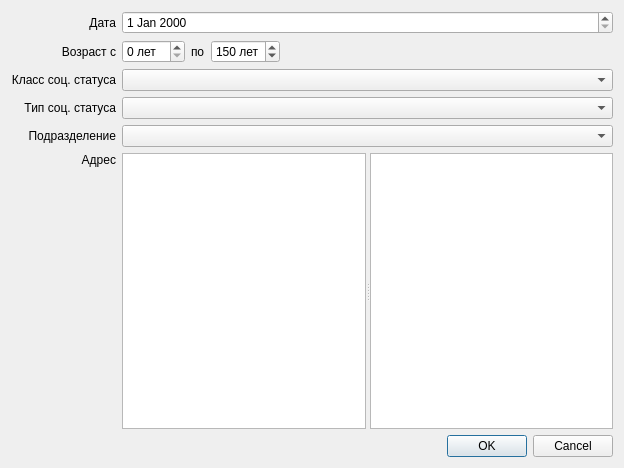
<?xml version="1.0" encoding="UTF-8"?>
<ui version="4.0">
 <class>PopulationStructureDetailedSetup</class>
 <widget class="QDialog" name="PopulationStructureDetailedSetup">
  <property name="geometry">
   <rect>
    <x>0</x>
    <y>0</y>
    <width>624</width>
    <height>468</height>
   </rect>
  </property>
  <property name="windowTitle">
   <string>Состав населения по участкам (детализированный)</string>
  </property>
  <layout class="QGridLayout" name="gridLayout">
   <item row="0" column="0">
    <widget class="QLabel" name="lblDate">
     <property name="text">
      <string>Дата</string>
     </property>
     <property name="alignment">
      <set>Qt::AlignRight|Qt::AlignTrailing|Qt::AlignVCenter</set>
     </property>
    </widget>
   </item>
   <item row="0" column="1">
    <widget class="CDateEdit" name="edtDate"/>
   </item>
   <item row="1" column="0">
    <widget class="QLabel" name="lblAge">
     <property name="text">
      <string>Возраст с</string>
     </property>
     <property name="alignment">
      <set>Qt::AlignRight|Qt::AlignTrailing|Qt::AlignVCenter</set>
     </property>
    </widget>
   </item>
   <item row="1" column="1">
    <layout class="QHBoxLayout" name="grpAge">
     <property name="spacing">
      <number>6</number>
     </property>
     <property name="sizeConstraint">
      <enum>QLayout::SetDefaultConstraint</enum>
     </property>
     <item>
      <widget class="QSpinBox" name="edtAgeStart">
       <property name="suffix">
        <string> лет</string>
       </property>
      </widget>
     </item>
     <item>
      <widget class="QLabel" name="lblAgeRange">
       <property name="text">
        <string>по</string>
       </property>
      </widget>
     </item>
     <item>
      <widget class="QSpinBox" name="edtAgeEnd">
       <property name="suffix">
        <string> лет</string>
       </property>
       <property name="minimum">
        <number>0</number>
       </property>
       <property name="maximum">
        <number>200</number>
       </property>
       <property name="value">
        <number>150</number>
       </property>
      </widget>
     </item>
     <item>
      <spacer name="horizontalSpacer">
       <property name="orientation">
        <enum>Qt::Horizontal</enum>
       </property>
       <property name="sizeHint" stdset="0">
        <size>
         <width>40</width>
         <height>20</height>
        </size>
       </property>
      </spacer>
     </item>
    </layout>
   </item>
   <item row="2" column="0">
    <widget class="QLabel" name="lblSocStatusClass">
     <property name="text">
      <string>Класс соц. статуса</string>
     </property>
     <property name="alignment">
      <set>Qt::AlignRight|Qt::AlignTrailing|Qt::AlignVCenter</set>
     </property>
    </widget>
   </item>
   <item row="2" column="1">
    <widget class="CSocStatusComboBox" name="cmbSocStatusClass"/>
   </item>
   <item row="3" column="0">
    <widget class="QLabel" name="lblSocStatusType">
     <property name="text">
      <string>Тип соц. статуса</string>
     </property>
     <property name="alignment">
      <set>Qt::AlignRight|Qt::AlignTrailing|Qt::AlignVCenter</set>
     </property>
    </widget>
   </item>
   <item row="3" column="1">
    <widget class="CRBComboBox" name="cmbSocStatusType"/>
   </item>
   <item row="4" column="0">
    <widget class="QLabel" name="lblOrgStructure">
     <property name="text">
      <string>Подразделение</string>
     </property>
     <property name="alignment">
      <set>Qt::AlignRight|Qt::AlignTrailing|Qt::AlignVCenter</set>
     </property>
    </widget>
   </item>
   <item row="4" column="1">
    <widget class="COrgStructureComboBox" name="cmbOrgStructure"/>
   </item>
   <item row="5" column="0">
    <widget class="QLabel" name="label">
     <property name="text">
      <string>Адрес</string>
     </property>
     <property name="alignment">
      <set>Qt::AlignRight|Qt::AlignTop|Qt::AlignTrailing</set>
     </property>
    </widget>
   </item>
   <item row="7" column="0" colspan="2">
    <widget class="QDialogButtonBox" name="buttonBox">
     <property name="orientation">
      <enum>Qt::Horizontal</enum>
     </property>
     <property name="standardButtons">
      <set>QDialogButtonBox::Cancel|QDialogButtonBox::Ok</set>
     </property>
    </widget>
   </item>
   <item row="5" column="1">
    <widget class="QSplitter" name="splitter">
     <property name="sizePolicy">
      <sizepolicy hsizetype="Expanding" vsizetype="Preferred">
       <horstretch>0</horstretch>
       <verstretch>1</verstretch>
      </sizepolicy>
     </property>
     <property name="orientation">
      <enum>Qt::Horizontal</enum>
     </property>
     <widget class="QListView" name="lstStreet"/>
     <widget class="QListView" name="lstHouse"/>
    </widget>
   </item>
  </layout>
 </widget>
 <customwidgets>
  <customwidget>
   <class>CRBComboBox</class>
   <extends>QComboBox</extends>
   <header>library/crbcombobox.h</header>
  </customwidget>
  <customwidget>
   <class>COrgStructureComboBox</class>
   <extends>QComboBox</extends>
   <header>Orgs/OrgStructComboBoxes.h</header>
  </customwidget>
  <customwidget>
   <class>CDateEdit</class>
   <extends>QDateEdit</extends>
   <header>library/DateEdit.h</header>
  </customwidget>
  <customwidget>
   <class>CSocStatusComboBox</class>
   <extends>QComboBox</extends>
   <header>Registry/SocStatusComboBox.h</header>
  </customwidget>
 </customwidgets>
 <resources/>
 <connections>
  <connection>
   <sender>buttonBox</sender>
   <signal>accepted()</signal>
   <receiver>PopulationStructureDetailedSetup</receiver>
   <slot>accept()</slot>
   <hints>
    <hint type="sourcelabel">
     <x>248</x>
     <y>254</y>
    </hint>
    <hint type="destinationlabel">
     <x>157</x>
     <y>274</y>
    </hint>
   </hints>
  </connection>
  <connection>
   <sender>buttonBox</sender>
   <signal>rejected()</signal>
   <receiver>PopulationStructureDetailedSetup</receiver>
   <slot>reject()</slot>
   <hints>
    <hint type="sourcelabel">
     <x>316</x>
     <y>260</y>
    </hint>
    <hint type="destinationlabel">
     <x>286</x>
     <y>274</y>
    </hint>
   </hints>
  </connection>
 </connections>
</ui>
